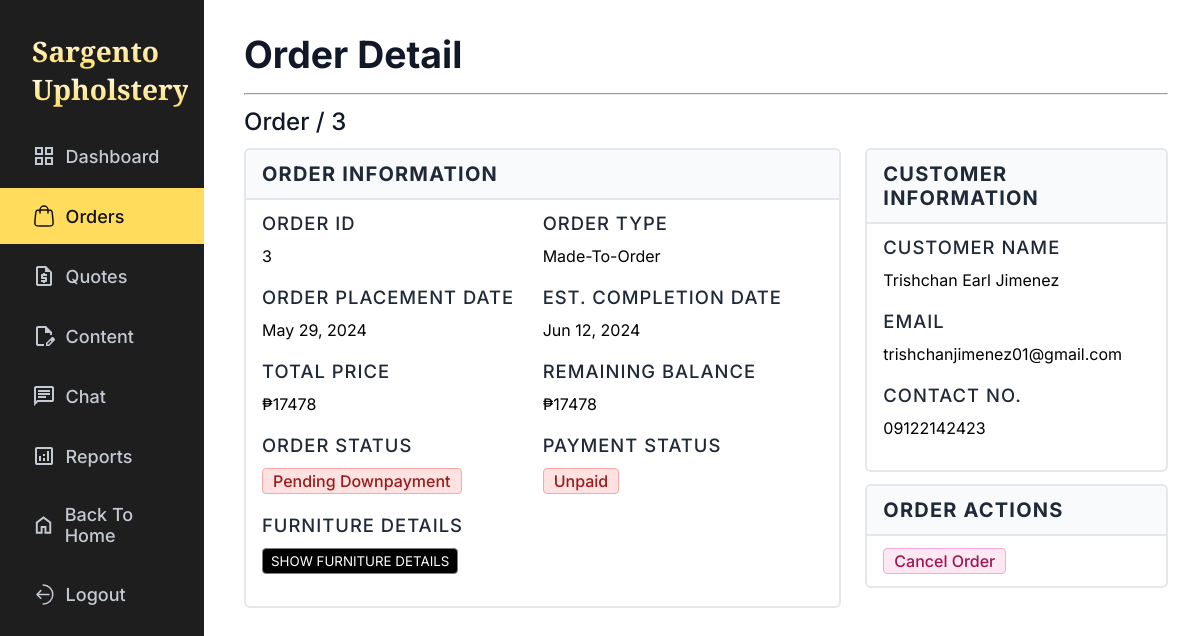
/admin/order_details.php?order-id=3, run on the app's committed database.
### tables this page shows
CREATE TABLE `quotes` (
  `quote_id` int NOT NULL,
  `customer_id` int DEFAULT NULL,
  `service_type` enum('','repair','mto') DEFAULT NULL,
  `total_price` float DEFAULT NULL,
  `quote_status` enum('pending','approved','modified','rejected','accepted','cancelled') DEFAULT 'pending',
  `rejection_reason` text,
  `created_at` timestamp NULL DEFAULT CURRENT_TIMESTAMP,
  `updated_at` timestamp NULL DEFAULT CURRENT_TIMESTAMP ON UPDATE CURRENT_TIMESTAMP
);

CREATE TABLE `users` (
  `user_id` int NOT NULL,
  `name` varchar(255) DEFAULT NULL,
  `email` varchar(255) NOT NULL,
  `password` char(255) NOT NULL,
  `user_type` enum('customer','admin') NOT NULL,
  `contact_number` varchar(11) NOT NULL,
  `token_hash` varchar(255) DEFAULT NULL,
  `token_expiry` datetime DEFAULT NULL
);

### admin/order_details.php (the view, shortened to what this page needs)
<?php
    include_once("../notif.php");
    include_once("../alert.php");
    $order_id = $_GET['order-id'];
    $query = "
        SELECT
            *,
            O.created_at AS placement_date
        FROM (
            SELECT *
            FROM orders
            WHERE order_id = :order_id) AS O
        JOIN quotes Q USING(quote_id)
        JOIN users U ON U.user_id = Q.customer_id
        LEFT JOIN
            downpayment USING(order_id)
        LEFT JOIN
            fullpayment USING(order_id)
        LEFT JOIN
            items I USING(quote_id)
        LEFT JOIN
            customs C USING(custom_id)
        LEFT JOIN
            delivery D USING(order_id)
        LEFT JOIN
            pickup P USING(order_id)
    ";
    $stmt = $conn->prepare($query);
    $stmt->bindParam(':order_id', $order_id);
    $stmt->execute();
    $order = $stmt->fetch(PDO::FETCH_ASSOC);
    $prod_status = str_replace("_", "-", $order['order_phase']);
    $prod_status_text = ucwords(str_replace("-", " ", $prod_status));
    $payment_status = str_replace("_", "-", $order['payment_phase']);
    $payment_status_text = ucwords(str_replace("_", " ", $order['payment_phase']));
?>
<!DOCTYPE html>
<html lang="en">
<head>
    <link rel="stylesheet" href="../css/global.css">
    <link rel="stylesheet" href="../css/admin/orders.css">
</head>
<body class="orders">
    <?php require 'sidebar.php' ?>
    <div class="order-detail">
        <p class="main-title">Order Detail</p>
        <hr class="divider">
        <div class="breadcrumb">
            <a href="orders.php">Order </a>
            <span> / <?= $order['order_id'] ?></span>
        </div>
        <div class="detail">
            <div class="left">
                <div class="order-information">
                    <p class="info-title">
                        ORDER INFORMATION
                    </p>
                    <div class="info-order-detail order-detail-main">
                        <div class="info">
                            <span class="info-name"> ORDER ID </span>
                            <span class="info-detail">
                                <?= $order['order_id'] ?>
                            </span>
                        </div>
                        <div class="info">
                            <span class="info-name"> ORDER TYPE </span>
                            <span class="info-detail">
                                <?=
                                    $order['service_type'] === "mto" ? "Made-To-Order" : "Repair"
                                ?>
                            </span>
                        </div>
                        <div class="info">
                            <span class="info-name"> ORDER PLACEMENT DATE </span>
                            <span class="info-detail">
                                <?= date('M d, Y', strtotime($order['placement_date']))?>
                            </span>
                        </div>
                        <div class="info">
                            <span class="info-name"> EST. COMPLETION DATE </span>
                            <span class="info-detail">
                                <?= date('M d, Y', strtotime($order['est_completion_date'])); ?>
                            </span>
                        </div>
                        <div class="info">
                            <span class="info-name"> TOTAL PRICE </span>
                            <span class="info-detail">
                                <?= is_null($order['total_price']) ? "N/A" : "₱" . $order['total_price'] ?>
                            </span>
                        </div>
                        <div class="info">
                            <span class="info-name"> REMAINING BALANCE </span>
                            <span class="info-detail">
                                <?php
                                    if($order['payment_phase'] === "unpaid") {
                                        echo "₱" . $order['total_price'];
                                    } else if($order['payment_phase'] === "partially_paid") {
                                        echo "₱" . $order['total_price'] - $order['downpay_amount'];
                                    } else {
                                        echo "N/A";
                                    }
                                ?>
                            </span>
                        </div>
                        <div class="info">
                            <span class="info-name"> ORDER STATUS </span>
                            <span class="info-detail status prod-status">
                                <span <?= "data-prod-status='{$prod_status}'" ?> >
                                    <?= $prod_status_text ?>
                                </span>
                            </span>
                        </div>
                        <div class="info">
                            <span class="info-name"> PAYMENT STATUS </span>
                            <span class="info-detail status">
                                <span <?= "data-payment='{$payment_status}'" ?> class="payment-status">
                                    <?= $payment_status_text ?>
                                </span>
                            </span>
                        </div>
                        <div class="info">
                            <span class="info-name"> FURNITURE DETAILS </span>
                            <span class="info-detail">
                                <button class="toggle-furniture-display">SHOW FURNITURE DETAILS</button>
                            </span>
                        </div>
                    </div>
                </div>
            </div>
            <div class="right">
                <div class="customer-information">
                    <p class="info-title">
                        CUSTOMER INFORMATION
                    </p>
                    <div class="info-order-detail customer-info">
                        <div class="info">
                            <span class="info-name">CUSTOMER NAME</span>
                            <span class="info-detail"><?= $order['name'] ?></span>
                        </div>
                        <div class="info">
                            <span class="info-name">EMAIL</span>
                            <span class="info-detail"><?= $order['email'] ?></span>
                        </div>
                        <div class="info">
                            <span class="info-name">CONTACT NO.</span>
                            <span class="info-detail"><?= $order['contact_number'] ?></span>
                        </div>
                    </div>
                </div>
                <?php if($order['order_phase'] === "pending_downpayment") : ?>
                    <div class='order-action'>
                        <p class="info-title">
                            ORDER ACTIONS
                        </p>
                        <div class="info-order-detail">
                            <div class="action-buttons">
                                <input type="button" value="Cancel Order" class="red-button reject-order action-button">
                            </div>
                        </div>
                    </div>
                <?php endif; ?>
            </div>
        </div>
    </div>
</body>
</html>

### css/global.css (style rules this page uses)
:root { --fs-48: clamp(28px, 3.12vw, 48px); --fs-40: clamp(26px, 2.59vw, 40px); --fs-36: clamp(25px, 2.34vw, 36px); --fs-32: clamp(24px, 2.08vw, 32px); --fs-24: clamp(22px, 1.56vw, 24px); --fs-20: clamp(18px, 1.3vw, 20px); --fs-18: clamp(16px, 1.17vw, 18px); --fs-16: clamp(14px, 0.78vw, 16px); }
* { box-sizing: border-box; margin: 0; padding: 0; text-decoration: none; }
body { font-family: 'Playfair Display', sans-serif; }
.main-title { font-size: var(--fs-48); font-weight: bold; }

### css/admin/orders.css (style rules this page uses)
.orders { display: flex; }
.main-title { color: var(--gray-900, #111827); font-size: 1.5rem; font-weight: 600; margin-bottom: 1rem; }
.divider { background: var(--gray-300, #D1D5DB); color: #D1D5DB; height: 0.0625rem; align-self: stretch; }
.prod-status, .payment-status { font-weight: 500; }
.prod-status span, .payment-status span { display: none; }
.status span { display: inline-block; padding: 0.125rem 0.625rem; width: auto; border-radius: 0.25rem; text-align: center; font-weight: 500; cursor: pointer; text-transform: capitalize; }
.status span[data-payment="unpaid"], .status span[data-prod-status="pending-downpayment"], .status span[data-prod-status="pending-fullpayment"], .status span[data-prod-status="cancelled"], .status span[data-prod-status="rejected"] { color: var(--red-800, #991B1B); border: 1px solid var(--red-300, #FCA5A5); background: var(--red-100, #FEE2E2); }
.order-detail { padding-left: 2.5rem; padding-top: 2rem; padding-right: 2rem; padding-bottom: 4rem; width: 83%; }
.info-title { border-radius: 0.375rem 0.375rem 0rem 0rem; border-bottom: 2px solid #E5E7EB; background: #F9FAFB; color: #1F2937; font-size: 1.25rem; font-weight: 700; letter-spacing: 0.075rem; padding: 0.75rem 1rem; }
.info-order-detail { display: flex; flex-wrap: wrap; padding: 0.75rem 1rem; height: fit-content; }
.info { display: flex; flex-direction: column; margin-right: 1.75rem; margin-bottom: 1.25rem; }
.info-name { color: #1F2937; font-size: 1.15rem; font-weight: 500; letter-spacing: 0.0625rem; margin-bottom: 0.75rem; }
.order-action { display: block; grid-column: 3; }
.action-buttons { display: flex; gap: 0.5rem; }
.action-button { display: inline-block; padding: 0.125rem 0.625rem; border-radius: 0.25rem; text-align: center; font-size: 1rem; font-weight: 500; cursor: pointer; text-transform: capitalize; }
.red-button { color: var(--pink-800, #9D174D); border: 1px solid var(--pink-300, #F9A8D4); background: var(--pink-100, #FCE7F3); }
.order-detail-main { display: grid; grid-template-columns: repeat(2, 1fr); }

### data on the page
quotes: total_price "17478"
users: name "Trishchan Earl Jimenez", email "trishchanjimenez01@gmail.com", contact_number "09122142423"

### other printed values
$order['order_id'] "3"
date('M d, Y', strtotime($order['placement_date'])) "May 29, 2024"
date('M d, Y', strtotime($order['est_completion_date'])) "Jun 12, 2024"
$prod_status_text "Pending Downpayment"
$payment_status_text "Unpaid"
